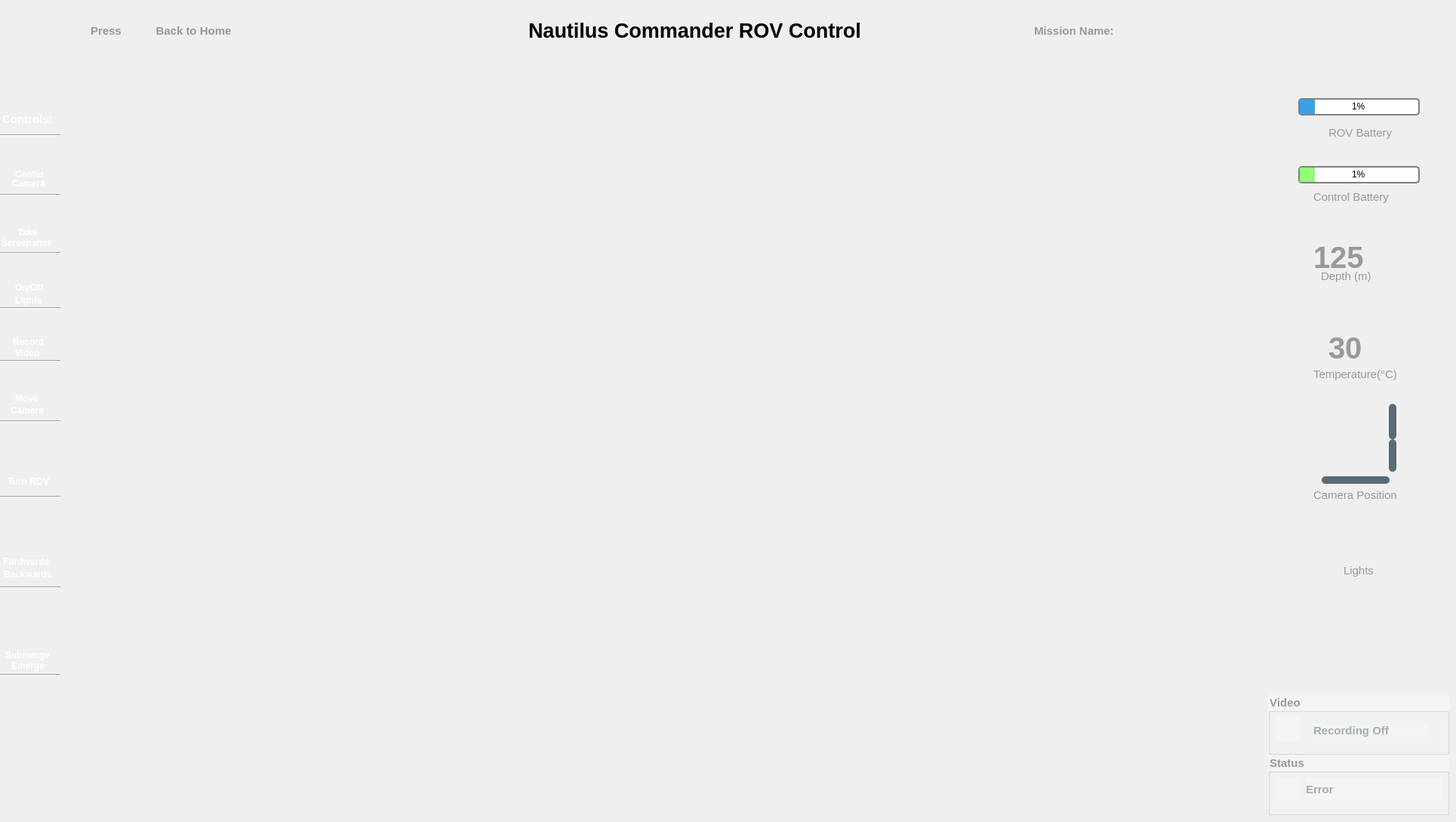
   <widget class="QWidget" name="mission_page">
    <property name="styleSheet">
     <string notr="true">background-image: url(:/new/prefix1/backVideo.svg);</string>
    </property>
    <widget class="QMPwidget" name="mplayerWG" native="true">
     <property name="enabled">
      <bool>false</bool>
     </property>
     <property name="geometry">
      <rect>
       <x>80</x>
       <y>80</y>
       <width>1600</width>
       <height>1000</height>
      </rect>
     </property>
     <property name="styleSheet">
      <string notr="true">background-image: url(null);</string>
     </property>
    </widget>
    <widget class="QLabel" name="label_goHome">
     <property name="geometry">
      <rect>
       <x>120</x>
       <y>30</y>
       <width>221</width>
       <height>21</height>
      </rect>
     </property>
     <property name="styleSheet">
      <string notr="true">background-image: url(null);
color: rgb(153, 153, 153);
font: bold 11pt;</string>
     </property>
     <property name="text">
      <string>Press           Back to Home</string>
     </property>
    </widget>
    <widget class="QLabel" name="label_title_2">
     <property name="geometry">
      <rect>
       <x>700</x>
       <y>30</y>
       <width>521</width>
       <height>21</height>
      </rect>
     </property>
     <property name="styleSheet">
      <string notr="true">font: bold 20pt;
background-image: url(null);</string>
     </property>
     <property name="text">
      <string>Nautilus Commander ROV Control</string>
     </property>
    </widget>
    <widget class="QLabel" name="label_missionName">
     <property name="geometry">
      <rect>
       <x>1370</x>
       <y>30</y>
       <width>131</width>
       <height>21</height>
      </rect>
     </property>
     <property name="styleSheet">
      <string notr="true">background-image: url(null);
color: rgb(153, 153, 153);
font: bold 11pt;</string>
     </property>
     <property name="text">
      <string>Mission Name: </string>
     </property>
    </widget>
    <widget class="QProgressBar" name="progressBattRov">
     <property name="geometry">
      <rect>
       <x>1720</x>
       <y>130</y>
       <width>161</width>
       <height>23</height>
      </rect>
     </property>
     <property name="styleSheet">
      <string notr="true">QProgressBar {border: 2px solid grey;border-radius: 5px; text-align: center; background-image:  url(:/null); }
QProgressBar::chunk {background-color: #37A2E5;width: 20px}</string>
     </property>
     <property name="value">
      <number>1</number>
     </property>
    </widget>
    <widget class="QLabel" name="label_rovBatt">
     <property name="geometry">
      <rect>
       <x>1760</x>
       <y>160</y>
       <width>91</width>
       <height>31</height>
      </rect>
     </property>
     <property name="styleSheet">
      <string notr="true">background-image: url(null);
color: rgb(153, 153, 153);
font:  11pt;</string>
     </property>
     <property name="text">
      <string>ROV Battery </string>
     </property>
    </widget>
    <widget class="QLabel" name="labelControlBatt">
     <property name="geometry">
      <rect>
       <x>1740</x>
       <y>250</y>
       <width>121</width>
       <height>21</height>
      </rect>
     </property>
     <property name="styleSheet">
      <string notr="true">background-image: url(null);
color: rgb(153, 153, 153);
font: 11pt;</string>
     </property>
     <property name="text">
      <string>Control Battery</string>
     </property>
    </widget>
    <widget class="QProgressBar" name="progressBattControl">
     <property name="geometry">
      <rect>
       <x>1720</x>
       <y>220</y>
       <width>161</width>
       <height>23</height>
      </rect>
     </property>
     <property name="styleSheet">
      <string notr="true">QProgressBar {border: 2px solid grey;border-radius: 5px; text-align: center; background-image:  url(:/null); }
QProgressBar::chunk {background-color:  rgb(146, 255, 116);width: 20px;}</string>
     </property>
     <property name="value">
      <number>1</number>
     </property>
    </widget>
    <widget class="QLabel" name="label_btnA">
     <property name="geometry">
      <rect>
       <x>25</x>
       <y>190</y>
       <width>32</width>
       <height>32</height>
      </rect>
     </property>
     <property name="styleSheet">
      <string notr="true">background-image: url(:/new/prefix1/xboxA32.png);</string>
     </property>
     <property name="text">
      <string/>
     </property>
    </widget>
    <widget class="QLabel" name="label_Controls">
     <property name="geometry">
      <rect>
       <x>3</x>
       <y>150</y>
       <width>72</width>
       <height>15</height>
      </rect>
     </property>
     <property name="styleSheet">
      <string notr="true">background-image: url(null);
color: rgb(255, 255, 255);
font: bold 11pt;</string>
     </property>
     <property name="text">
      <string>Controls:</string>
     </property>
    </widget>
    <widget class="Line" name="line">
     <property name="geometry">
      <rect>
       <x>0</x>
       <y>171</y>
       <width>80</width>
       <height>16</height>
      </rect>
     </property>
     <property name="styleSheet">
      <string notr="true">background-image: url(null);
</string>
     </property>
     <property name="orientation">
      <enum>Qt::Horizontal</enum>
     </property>
    </widget>
    <widget class="QLabel" name="label_btnB">
     <property name="geometry">
      <rect>
       <x>25</x>
       <y>261</y>
       <width>32</width>
       <height>32</height>
      </rect>
     </property>
     <property name="styleSheet">
      <string notr="true">background-image: url(:/new/prefix1/xobxB32.png);</string>
     </property>
     <property name="text">
      <string/>
     </property>
    </widget>
    <widget class="QLabel" name="label_btnX">
     <property name="geometry">
      <rect>
       <x>25</x>
       <y>340</y>
       <width>32</width>
       <height>32</height>
      </rect>
     </property>
     <property name="styleSheet">
      <string notr="true">background-image: url(:/new/prefix1/xboxX32.png);</string>
     </property>
     <property name="text">
      <string/>
     </property>
    </widget>
    <widget class="QLabel" name="label_btnY">
     <property name="geometry">
      <rect>
       <x>25</x>
       <y>414</y>
       <width>32</width>
       <height>32</height>
      </rect>
     </property>
     <property name="styleSheet">
      <string notr="true">background-image: url(:/new/prefix1/xboxY32.png);</string>
     </property>
     <property name="text">
      <string/>
     </property>
    </widget>
    <widget class="QLabel" name="label">
     <property name="geometry">
      <rect>
       <x>10</x>
       <y>90</y>
       <width>55</width>
       <height>55</height>
      </rect>
     </property>
     <property name="styleSheet">
      <string notr="true">background-image: url(:/new/prefix1/xboxcntrl55.svg);</string>
     </property>
     <property name="text">
      <string/>
     </property>
    </widget>
    <widget class="QLabel" name="label_cross">
     <property name="geometry">
      <rect>
       <x>25</x>
       <y>490</y>
       <width>32</width>
       <height>32</height>
      </rect>
     </property>
     <property name="styleSheet">
      <string notr="true">background-image: url(:/new/prefix1/xboxCross32.png);</string>
     </property>
     <property name="text">
      <string/>
     </property>
    </widget>
    <widget class="QLabel" name="label_screenshot">
     <property name="geometry">
      <rect>
       <x>2</x>
       <y>314</y>
       <width>78</width>
       <height>16</height>
      </rect>
     </property>
     <property name="styleSheet">
      <string notr="true">background-image: url(null);
color: rgb(255, 255, 255);
font: bold 9pt;</string>
     </property>
     <property name="text">
      <string>Screenshot</string>
     </property>
    </widget>
    <widget class="Line" name="line_2">
     <property name="geometry">
      <rect>
       <x>0</x>
       <y>250</y>
       <width>80</width>
       <height>16</height>
      </rect>
     </property>
     <property name="styleSheet">
      <string notr="true">background-image: url(null);
</string>
     </property>
     <property name="orientation">
      <enum>Qt::Horizontal</enum>
     </property>
    </widget>
    <widget class="QLabel" name="label_take">
     <property name="geometry">
      <rect>
       <x>23</x>
       <y>297</y>
       <width>31</width>
       <height>21</height>
      </rect>
     </property>
     <property name="styleSheet">
      <string notr="true">background-image: url(null);
color: rgb(255, 255, 255);
font: bold 9pt;</string>
     </property>
     <property name="text">
      <string>Take</string>
     </property>
    </widget>
    <widget class="Line" name="line_3">
     <property name="geometry">
      <rect>
       <x>0</x>
       <y>327</y>
       <width>80</width>
       <height>16</height>
      </rect>
     </property>
     <property name="styleSheet">
      <string notr="true">background-image: url(null);
</string>
     </property>
     <property name="orientation">
      <enum>Qt::Horizontal</enum>
     </property>
    </widget>
    <widget class="QLabel" name="label_onoff">
     <property name="geometry">
      <rect>
       <x>20</x>
       <y>370</y>
       <width>51</width>
       <height>21</height>
      </rect>
     </property>
     <property name="styleSheet">
      <string notr="true">background-image: url(null);
color: rgb(255, 255, 255);
font: bold 9pt;</string>
     </property>
     <property name="text">
      <string>On/Off </string>
     </property>
    </widget>
    <widget class="QLabel" name="label_lights">
     <property name="geometry">
      <rect>
       <x>20</x>
       <y>390</y>
       <width>41</width>
       <height>16</height>
      </rect>
     </property>
     <property name="styleSheet">
      <string notr="true">background-image: url(null);
color: rgb(255, 255, 255);
font: bold 9pt;</string>
     </property>
     <property name="text">
      <string>Lights</string>
     </property>
    </widget>
    <widget class="Line" name="line_4">
     <property name="geometry">
      <rect>
       <x>0</x>
       <y>400</y>
       <width>80</width>
       <height>16</height>
      </rect>
     </property>
     <property name="styleSheet">
      <string notr="true">background-image: url(null);
</string>
     </property>
     <property name="orientation">
      <enum>Qt::Horizontal</enum>
     </property>
    </widget>
    <widget class="QLabel" name="label_Record">
     <property name="geometry">
      <rect>
       <x>17</x>
       <y>445</y>
       <width>51</width>
       <height>16</height>
      </rect>
     </property>
     <property name="styleSheet">
      <string notr="true">background-image: url(null);
color: rgb(255, 255, 255);
font: bold 9pt;</string>
     </property>
     <property name="text">
      <string>Record</string>
     </property>
    </widget>
    <widget class="QLabel" name="label_video">
     <property name="geometry">
      <rect>
       <x>20</x>
       <y>460</y>
       <width>41</width>
       <height>16</height>
      </rect>
     </property>
     <property name="styleSheet">
      <string notr="true">background-image: url(null);
color: rgb(255, 255, 255);
font: bold 9pt;</string>
     </property>
     <property name="text">
      <string>Video</string>
     </property>
    </widget>
    <widget class="Line" name="line_5">
     <property name="geometry">
      <rect>
       <x>0</x>
       <y>470</y>
       <width>80</width>
       <height>16</height>
      </rect>
     </property>
     <property name="styleSheet">
      <string notr="true">background-image: url(null);
</string>
     </property>
     <property name="orientation">
      <enum>Qt::Horizontal</enum>
     </property>
    </widget>
    <widget class="QLabel" name="label_move">
     <property name="geometry">
      <rect>
       <x>20</x>
       <y>520</y>
       <width>41</width>
       <height>16</height>
      </rect>
     </property>
     <property name="styleSheet">
      <string notr="true">background-image: url(null);
color: rgb(255, 255, 255);
font: bold 9pt;</string>
     </property>
     <property name="text">
      <string>Move</string>
     </property>
    </widget>
    <widget class="QLabel" name="label_camera">
     <property name="geometry">
      <rect>
       <x>14</x>
       <y>536</y>
       <width>51</width>
       <height>16</height>
      </rect>
     </property>
     <property name="styleSheet">
      <string notr="true">background-image: url(null);
color: rgb(255, 255, 255);
font: bold 9pt;</string>
     </property>
     <property name="text">
      <string>Camera</string>
     </property>
    </widget>
    <widget class="Line" name="line_6">
     <property name="geometry">
      <rect>
       <x>0</x>
       <y>550</y>
       <width>80</width>
       <height>16</height>
      </rect>
     </property>
     <property name="styleSheet">
      <string notr="true">background-image: url(null);
</string>
     </property>
     <property name="orientation">
      <enum>Qt::Horizontal</enum>
     </property>
    </widget>
    <widget class="QGroupBox" name="statusOkBox">
     <property name="geometry">
      <rect>
       <x>1680</x>
       <y>1000</y>
       <width>240</width>
       <height>80</height>
      </rect>
     </property>
     <property name="styleSheet">
      <string notr="true">background-image: url(null);
background-color: rgb(244, 244, 244);
color: rgb(153, 153, 153);
font: bold 11pt;</string>
     </property>
     <property name="title">
      <string>Status</string>
     </property>
     <widget class="QLabel" name="label_Controls_3">
      <property name="geometry">
       <rect>
        <x>60</x>
        <y>40</y>
        <width>151</width>
        <height>16</height>
       </rect>
      </property>
      <property name="styleSheet">
       <string notr="true">background-image: url(null);
color: rgb(163, 175, 179);
font: bold 11pt;</string>
      </property>
      <property name="text">
       <string>Running Normally</string>
      </property>
     </widget>
     <widget class="QLabel" name="label_2">
      <property name="geometry">
       <rect>
        <x>10</x>
        <y>30</y>
        <width>32</width>
        <height>32</height>
       </rect>
      </property>
      <property name="styleSheet">
       <string notr="true">background-image: url(:/new/prefix1/ok.png);</string>
      </property>
      <property name="frameShadow">
       <enum>QFrame::Plain</enum>
      </property>
      <property name="text">
       <string/>
      </property>
     </widget>
    </widget>
    <widget class="QGroupBox" name="statusErrorBox">
     <property name="geometry">
      <rect>
       <x>1680</x>
       <y>1000</y>
       <width>240</width>
       <height>80</height>
      </rect>
     </property>
     <property name="styleSheet">
      <string notr="true">background-image: url(null);
background-color: rgb(244, 244, 244);
color: rgb(153, 153, 153);
font: bold 11pt;</string>
     </property>
     <property name="title">
      <string>Status</string>
     </property>
     <widget class="QLabel" name="lblError">
      <property name="geometry">
       <rect>
        <x>50</x>
        <y>30</y>
        <width>181</width>
        <height>31</height>
       </rect>
      </property>
      <property name="styleSheet">
       <string notr="true">
color: rgb(163, 175, 179);
font: bold 11pt;</string>
      </property>
      <property name="text">
       <string>Error</string>
      </property>
     </widget>
     <widget class="QLabel" name="label_4">
      <property name="geometry">
       <rect>
        <x>10</x>
        <y>30</y>
        <width>32</width>
        <height>32</height>
       </rect>
      </property>
      <property name="styleSheet">
       <string notr="true">background-image: url(:/new/prefix1/alert.png);</string>
      </property>
      <property name="frameShadow">
       <enum>QFrame::Plain</enum>
      </property>
      <property name="text">
       <string/>
      </property>
     </widget>
    </widget>
    <widget class="QLabel" name="labelControlBatt_2">
     <property name="geometry">
      <rect>
       <x>1750</x>
       <y>350</y>
       <width>91</width>
       <height>31</height>
      </rect>
     </property>
     <property name="styleSheet">
      <string notr="true">background-image: url(null);
color: rgb(153, 153, 153);
font:  11pt;</string>
     </property>
     <property name="text">
      <string>Depth (m)</string>
     </property>
    </widget>
    <widget class="QLabel" name="lblMissionName">
     <property name="geometry">
      <rect>
       <x>1510</x>
       <y>30</y>
       <width>131</width>
       <height>21</height>
      </rect>
     </property>
     <property name="styleSheet">
      <string notr="true">background-image: url(null);
color: rgb(153, 153, 153);
font: bold 11pt;</string>
     </property>
     <property name="text">
      <string/>
     </property>
    </widget>
    <widget class="QLabel" name="label_depthIco">
     <property name="geometry">
      <rect>
       <x>1830</x>
       <y>320</y>
       <width>32</width>
       <height>32</height>
      </rect>
     </property>
     <property name="styleSheet">
      <string notr="true">background-image: url(:/new/prefix1/depth.png);</string>
     </property>
     <property name="frameShape">
      <enum>QFrame::NoFrame</enum>
     </property>
     <property name="text">
      <string/>
     </property>
    </widget>
    <widget class="QLabel" name="labelControlBatt_3">
     <property name="geometry">
      <rect>
       <x>1740</x>
       <y>320</y>
       <width>81</width>
       <height>41</height>
      </rect>
     </property>
     <property name="styleSheet">
      <string notr="true">background-image: url(null);
color: rgb(153, 153, 153);
font: bold 30pt;</string>
     </property>
     <property name="text">
      <string>125</string>
     </property>
    </widget>
    <widget class="QLabel" name="labelControlBatt_4">
     <property name="geometry">
      <rect>
       <x>1760</x>
       <y>440</y>
       <width>61</width>
       <height>41</height>
      </rect>
     </property>
     <property name="styleSheet">
      <string notr="true">background-image: url(null);
color: rgb(153, 153, 153);
font: bold 30pt;</string>
     </property>
     <property name="text">
      <string>30</string>
     </property>
    </widget>
    <widget class="QLabel" name="labelControlBatt_5">
     <property name="geometry">
      <rect>
       <x>1740</x>
       <y>480</y>
       <width>131</width>
       <height>31</height>
      </rect>
     </property>
     <property name="styleSheet">
      <string notr="true">background-image: url(null);
color: rgb(153, 153, 153);
font:  11pt;</string>
     </property>
     <property name="text">
      <string>Temperature(°C)</string>
     </property>
    </widget>
    <widget class="QLabel" name="label_depthIco_2">
     <property name="geometry">
      <rect>
       <x>1830</x>
       <y>440</y>
       <width>32</width>
       <height>32</height>
      </rect>
     </property>
     <property name="styleSheet">
      <string notr="true">background-image: url(:/new/prefix1/temp.png);</string>
     </property>
     <property name="frameShape">
      <enum>QFrame::NoFrame</enum>
     </property>
     <property name="text">
      <string/>
     </property>
    </widget>
    <widget class="QGroupBox" name="statusVideoOff">
     <property name="geometry">
      <rect>
       <x>1680</x>
       <y>920</y>
       <width>240</width>
       <height>80</height>
      </rect>
     </property>
     <property name="styleSheet">
      <string notr="true">background-image: url(null);
background-color: rgb(244, 244, 244);
color: rgb(153, 153, 153);
font: bold 11pt;</string>
     </property>
     <property name="title">
      <string>Video</string>
     </property>
     <widget class="QLabel" name="label_Controls_6">
      <property name="geometry">
       <rect>
        <x>60</x>
        <y>40</y>
        <width>151</width>
        <height>16</height>
       </rect>
      </property>
      <property name="styleSheet">
       <string notr="true">background-image: url(null);
color: rgb(163, 175, 179);
font: bold 11pt;</string>
      </property>
      <property name="text">
       <string>Recording Off</string>
      </property>
     </widget>
     <widget class="QLabel" name="label_5">
      <property name="geometry">
       <rect>
        <x>10</x>
        <y>30</y>
        <width>32</width>
        <height>32</height>
       </rect>
      </property>
      <property name="styleSheet">
       <string notr="true">background-image: url(:/new/prefix1/recordOff.png);</string>
      </property>
      <property name="frameShadow">
       <enum>QFrame::Plain</enum>
      </property>
      <property name="text">
       <string/>
      </property>
     </widget>
    </widget>
    <widget class="QGroupBox" name="statusVideoOn">
     <property name="geometry">
      <rect>
       <x>1680</x>
       <y>920</y>
       <width>240</width>
       <height>80</height>
      </rect>
     </property>
     <property name="styleSheet">
      <string notr="true">background-image: url(null);
background-color: rgb(244, 244, 244);
color: rgb(153, 153, 153);
font: bold 11pt;</string>
     </property>
     <property name="title">
      <string>Video</string>
     </property>
     <widget class="QLabel" name="label_Controls_7">
      <property name="geometry">
       <rect>
        <x>60</x>
        <y>40</y>
        <width>151</width>
        <height>16</height>
       </rect>
      </property>
      <property name="styleSheet">
       <string notr="true">background-image: url(null);
color: rgb(163, 175, 179);
font: bold 11pt;</string>
      </property>
      <property name="text">
       <string>Recording...</string>
      </property>
     </widget>
     <widget class="QLabel" name="label_6">
      <property name="geometry">
       <rect>
        <x>10</x>
        <y>30</y>
        <width>32</width>
        <height>32</height>
       </rect>
      </property>
      <property name="styleSheet">
       <string notr="true">background-image: url(:/new/prefix1/recordOn.png);</string>
      </property>
      <property name="frameShadow">
       <enum>QFrame::Plain</enum>
      </property>
      <property name="text">
       <string/>
      </property>
     </widget>
    </widget>
    <widget class="QLabel" name="label_leftRL">
     <property name="geometry">
      <rect>
       <x>6</x>
       <y>571</y>
       <width>70</width>
       <height>50</height>
      </rect>
     </property>
     <property name="styleSheet">
      <string notr="true">background-image: url(:/new/prefix1/xboxLlr.png);</string>
     </property>
     <property name="text">
      <string/>
     </property>
    </widget>
    <widget class="QLabel" name="label_AleftUD_3">
     <property name="geometry">
      <rect>
       <x>15</x>
       <y>790</y>
       <width>50</width>
       <height>70</height>
      </rect>
     </property>
     <property name="styleSheet">
      <string notr="true">background-image: url(:/new/prefix1/xboxRud.png);</string>
     </property>
     <property name="text">
      <string/>
     </property>
    </widget>
    <widget class="QLabel" name="label_3">
     <property name="geometry">
      <rect>
       <x>1770</x>
       <y>560</y>
       <width>50</width>
       <height>50</height>
      </rect>
     </property>
     <property name="styleSheet">
      <string notr="true">background-image: url(:/new/prefix1/camera50x50.png);</string>
     </property>
     <property name="text">
      <string/>
     </property>
    </widget>
    <widget class="QLabel" name="labelControlBatt_6">
     <property name="geometry">
      <rect>
       <x>1740</x>
       <y>640</y>
       <width>131</width>
       <height>31</height>
      </rect>
     </property>
     <property name="styleSheet">
      <string notr="true">background-image: url(null);
color: rgb(153, 153, 153);
font:  11pt;</string>
     </property>
     <property name="text">
      <string>Camera Position</string>
     </property>
    </widget>
    <widget class="QSlider" name="panCamera">
     <property name="geometry">
      <rect>
       <x>1751</x>
       <y>630</y>
       <width>90</width>
       <height>12</height>
      </rect>
     </property>
     <property name="focusPolicy">
      <enum>Qt::NoFocus</enum>
     </property>
     <property name="styleSheet">
      <string notr="true">QSlider{background-image: url(null);}
QSlider::groove:horizontal {border: 0px solid #999999;height: 10px;border-radius: 10px;}
QSlider::add-page{background: rgb(91, 107, 117);border-top-right-radius: 5px;border-bottom-right-radius: 5px;border-top-left-radius: 0px;border-bottom-left-radius: 0px;}
QSlider::sub-page:qlineargradient {background: rgb(91, 107, 117);border-top-right-radius: 0px;border-bottom-right-radius: 0px;border-top-left-radius: 5px;border-bottom-left-radius: 5px;}
QSlider::handle:horizontal {width: 10px; background-image: url(:/new/prefix1/dotGreen.png)}
</string>
     </property>
     <property name="minimum">
      <number>3</number>
     </property>
     <property name="maximum">
      <number>19</number>
     </property>
     <property name="value">
      <number>11</number>
     </property>
     <property name="orientation">
      <enum>Qt::Horizontal</enum>
     </property>
     <property name="invertedAppearance">
      <bool>false</bool>
     </property>
     <property name="tickPosition">
      <enum>QSlider::NoTicks</enum>
     </property>
    </widget>
    <widget class="QSlider" name="tiltCamera">
     <property name="geometry">
      <rect>
       <x>1840</x>
       <y>535</y>
       <width>10</width>
       <height>90</height>
      </rect>
     </property>
     <property name="focusPolicy">
      <enum>Qt::NoFocus</enum>
     </property>
     <property name="styleSheet">
      <string notr="true">QSlider{background-image: url(null);}
QSlider::groove:vertical {border: 0px solid #999999;width: 10px;border-radius: 5px;}
QSlider::add-page{background: rgb(91, 107, 117);border-top-right-radius: 5px;border-bottom-right-radius: 5px;border-top-left-radius: 5px;border-bottom-left-radius: 5px;}
QSlider::sub-page:qlineargradient {background: rgb(91, 107, 117);border-top-right-radius: 5px;border-bottom-right-radius: 5px;border-top-left-radius: 5px;border-bottom-left-radius: 5px;}
QSlider::handle:vertical{height: 10px; background-image: url(:/new/prefix1/dotGreen.png)}
</string>
     </property>
     <property name="minimum">
      <number>8</number>
     </property>
     <property name="maximum">
      <number>14</number>
     </property>
     <property name="value">
      <number>11</number>
     </property>
     <property name="orientation">
      <enum>Qt::Vertical</enum>
     </property>
    </widget>
    <widget class="QLabel" name="label_center">
     <property name="geometry">
      <rect>
       <x>20</x>
       <y>220</y>
       <width>51</width>
       <height>21</height>
      </rect>
     </property>
     <property name="styleSheet">
      <string notr="true">background-image: url(null);
color: rgb(255, 255, 255);
font: bold 9pt;</string>
     </property>
     <property name="text">
      <string>Center</string>
     </property>
    </widget>
    <widget class="QLabel" name="label_take_4">
     <property name="geometry">
      <rect>
       <x>16</x>
       <y>232</y>
       <width>51</width>
       <height>21</height>
      </rect>
     </property>
     <property name="styleSheet">
      <string notr="true">background-image: url(null);
color: rgb(255, 255, 255);
font: bold 9pt;</string>
     </property>
     <property name="text">
      <string>Camera</string>
     </property>
    </widget>
    <widget class="QLabel" name="labelControlBatt_7">
     <property name="geometry">
      <rect>
       <x>1780</x>
       <y>740</y>
       <width>51</width>
       <height>31</height>
      </rect>
     </property>
     <property name="styleSheet">
      <string notr="true">background-image: url(null);
color: rgb(153, 153, 153);
font:  11pt;</string>
     </property>
     <property name="text">
      <string>Lights</string>
     </property>
    </widget>
    <widget class="QLabel" name="label_switchOn">
     <property name="geometry">
      <rect>
       <x>1770</x>
       <y>680</y>
       <width>64</width>
       <height>64</height>
      </rect>
     </property>
     <property name="styleSheet">
      <string notr="true">background-image: url(:/new/prefix1/switchOn.png);</string>
     </property>
     <property name="text">
      <string/>
     </property>
    </widget>
    <widget class="QLabel" name="label_switchOff">
     <property name="geometry">
      <rect>
       <x>1770</x>
       <y>680</y>
       <width>64</width>
       <height>64</height>
      </rect>
     </property>
     <property name="styleSheet">
      <string notr="true">background-image: url(:/new/prefix1/switchOff.png);</string>
     </property>
     <property name="text">
      <string/>
     </property>
    </widget>
    <widget class="Line" name="line_9">
     <property name="geometry">
      <rect>
       <x>0</x>
       <y>650</y>
       <width>80</width>
       <height>16</height>
      </rect>
     </property>
     <property name="styleSheet">
      <string notr="true">background-image: url(null);
</string>
     </property>
     <property name="orientation">
      <enum>Qt::Horizontal</enum>
     </property>
    </widget>
    <widget class="Line" name="line_10">
     <property name="geometry">
      <rect>
       <x>0</x>
       <y>770</y>
       <width>80</width>
       <height>16</height>
      </rect>
     </property>
     <property name="styleSheet">
      <string notr="true">background-image: url(null);
</string>
     </property>
     <property name="orientation">
      <enum>Qt::Horizontal</enum>
     </property>
    </widget>
    <widget class="QLabel" name="label_turnROV">
     <property name="geometry">
      <rect>
       <x>10</x>
       <y>630</y>
       <width>71</width>
       <height>16</height>
      </rect>
     </property>
     <property name="styleSheet">
      <string notr="true">background-image: url(null);
color: rgb(255, 255, 255);
font: bold 9pt;</string>
     </property>
     <property name="text">
      <string>Turn ROV</string>
     </property>
    </widget>
    <widget class="QLabel" name="label_submerge">
     <property name="geometry">
      <rect>
       <x>7</x>
       <y>860</y>
       <width>71</width>
       <height>16</height>
      </rect>
     </property>
     <property name="styleSheet">
      <string notr="true">background-image: url(null);
color: rgb(255, 255, 255);
font: bold 9pt;</string>
     </property>
     <property name="text">
      <string>Submerge</string>
     </property>
    </widget>
    <widget class="QLabel" name="label_move_4">
     <property name="geometry">
      <rect>
       <x>15</x>
       <y>874</y>
       <width>61</width>
       <height>16</height>
      </rect>
     </property>
     <property name="styleSheet">
      <string notr="true">background-image: url(null);
color: rgb(255, 255, 255);
font: bold 9pt;</string>
     </property>
     <property name="text">
      <string>Emerge</string>
     </property>
    </widget>
    <widget class="QLabel" name="label_AleftUD_4">
     <property name="geometry">
      <rect>
       <x>15</x>
       <y>664</y>
       <width>50</width>
       <height>70</height>
      </rect>
     </property>
     <property name="styleSheet">
      <string notr="true">background-image: url(:/new/prefix1/xboxLud.png);</string>
     </property>
     <property name="text">
      <string/>
     </property>
    </widget>
    <widget class="Line" name="line_11">
     <property name="geometry">
      <rect>
       <x>0</x>
       <y>886</y>
       <width>80</width>
       <height>16</height>
      </rect>
     </property>
     <property name="styleSheet">
      <string notr="true">background-image: url(null);
</string>
     </property>
     <property name="orientation">
      <enum>Qt::Horizontal</enum>
     </property>
    </widget>
    <widget class="QLabel" name="label_fordward">
     <property name="geometry">
      <rect>
       <x>4</x>
       <y>736</y>
       <width>71</width>
       <height>16</height>
      </rect>
     </property>
     <property name="styleSheet">
      <string notr="true">background-image: url(null);
color: rgb(255, 255, 255);
font: bold 9pt;</string>
     </property>
     <property name="text">
      <string>Fordwards</string>
     </property>
    </widget>
    <widget class="QLabel" name="label_backwards">
     <property name="geometry">
      <rect>
       <x>5</x>
       <y>753</y>
       <width>71</width>
       <height>16</height>
      </rect>
     </property>
     <property name="styleSheet">
      <string notr="true">background-image: url(null);
color: rgb(255, 255, 255);
font: bold 9pt;</string>
     </property>
     <property name="text">
      <string>Backwards</string>
     </property>
    </widget>
    <zorder>mplayerWG</zorder>
    <zorder>label_goHome</zorder>
    <zorder>label_title_2</zorder>
    <zorder>label_missionName</zorder>
    <zorder>progressBattRov</zorder>
    <zorder>label_rovBatt</zorder>
    <zorder>labelControlBatt</zorder>
    <zorder>progressBattControl</zorder>
    <zorder>label_btnA</zorder>
    <zorder>label_Controls</zorder>
    <zorder>line</zorder>
    <zorder>label_btnB</zorder>
    <zorder>label_btnX</zorder>
    <zorder>label_btnY</zorder>
    <zorder>label</zorder>
    <zorder>label_cross</zorder>
    <zorder>label_screenshot</zorder>
    <zorder>line_2</zorder>
    <zorder>label_take</zorder>
    <zorder>line_3</zorder>
    <zorder>label_onoff</zorder>
    <zorder>label_lights</zorder>
    <zorder>line_4</zorder>
    <zorder>label_Record</zorder>
    <zorder>label_video</zorder>
    <zorder>line_5</zorder>
    <zorder>label_move</zorder>
    <zorder>label_camera</zorder>
    <zorder>line_6</zorder>
    <zorder>statusOkBox</zorder>
    <zorder>statusErrorBox</zorder>
    <zorder>labelControlBatt_2</zorder>
    <zorder>lblMissionName</zorder>
    <zorder>label_depthIco</zorder>
    <zorder>labelControlBatt_3</zorder>
    <zorder>labelControlBatt_4</zorder>
    <zorder>labelControlBatt_5</zorder>
    <zorder>label_depthIco_2</zorder>
    <zorder>statusVideoOn</zorder>
    <zorder>statusVideoOff</zorder>
    <zorder>label_leftRL</zorder>
    <zorder>label_AleftUD_3</zorder>
    <zorder>label_3</zorder>
    <zorder>labelControlBatt_6</zorder>
    <zorder>panCamera</zorder>
    <zorder>tiltCamera</zorder>
    <zorder>label_center</zorder>
    <zorder>label_take_4</zorder>
    <zorder>labelControlBatt_7</zorder>
    <zorder>label_switchOn</zorder>
    <zorder>label_switchOff</zorder>
    <zorder>line_9</zorder>
    <zorder>line_10</zorder>
    <zorder>label_turnROV</zorder>
    <zorder>label_submerge</zorder>
    <zorder>label_move_4</zorder>
    <zorder>label_AleftUD_4</zorder>
    <zorder>line_11</zorder>
    <zorder>label_fordward</zorder>
    <zorder>label_backwards</zorder>
   </widget>
